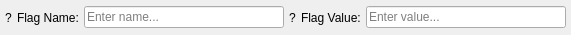
<?xml version="1.0" encoding="UTF-8"?>
<ui version="4.0">
 <class>Form</class>
 <widget class="QWidget" name="Form">
  <property name="geometry">
   <rect>
    <x>0</x>
    <y>0</y>
    <width>571</width>
    <height>35</height>
   </rect>
  </property>
  <property name="sizePolicy">
   <sizepolicy hsizetype="Preferred" vsizetype="Expanding">
    <horstretch>0</horstretch>
    <verstretch>0</verstretch>
   </sizepolicy>
  </property>
  <property name="maximumSize">
   <size>
    <width>16777215</width>
    <height>35</height>
   </size>
  </property>
  <property name="windowTitle">
   <string>Form</string>
  </property>
  <layout class="QHBoxLayout" name="horizontalLayout">
   <property name="spacing">
    <number>5</number>
   </property>
   <property name="leftMargin">
    <number>5</number>
   </property>
   <property name="topMargin">
    <number>5</number>
   </property>
   <property name="rightMargin">
    <number>5</number>
   </property>
   <property name="bottomMargin">
    <number>5</number>
   </property>
   <item>
    <widget class="QLabel" name="label_name">
     <property name="text">
      <string>?</string>
     </property>
     <property name="alignment">
      <set>Qt::AlignCenter</set>
     </property>
    </widget>
   </item>
   <item>
    <widget class="QLabel" name="label_2">
     <property name="text">
      <string>Flag Name:</string>
     </property>
    </widget>
   </item>
   <item>
    <widget class="QLineEdit" name="edit_name">
     <property name="placeholderText">
      <string>Enter name...</string>
     </property>
    </widget>
   </item>
   <item>
    <widget class="QLabel" name="label_value">
     <property name="text">
      <string>?</string>
     </property>
     <property name="alignment">
      <set>Qt::AlignCenter</set>
     </property>
    </widget>
   </item>
   <item>
    <widget class="QLabel" name="label_4">
     <property name="text">
      <string>Flag Value:</string>
     </property>
    </widget>
   </item>
   <item>
    <widget class="QLineEdit" name="edit_value">
     <property name="placeholderText">
      <string>Enter value...</string>
     </property>
    </widget>
   </item>
  </layout>
 </widget>
 <resources/>
 <connections/>
</ui>
